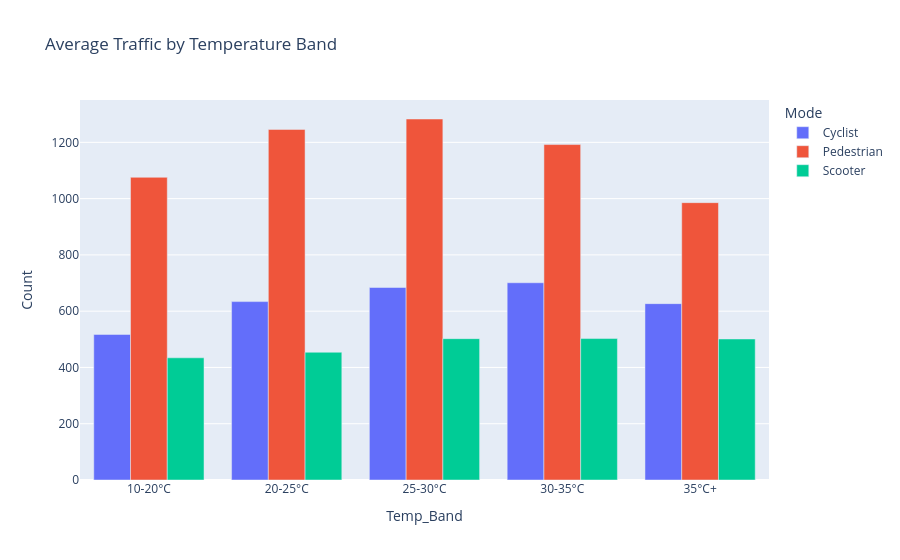

Notebook code for this chart:
### Code cell
fig = px.bar(
    temp_effect,
    x="Temp_Band",
    y="Count",
    color="Mode",
    barmode="group",
    title="Average Traffic by Temperature Band"
)

fig.show()

### Figure 1 — Plotly figure (JSON) as saved in the notebook; plotly's stock layout.template omitted (floating-point values rounded to 4 significant figures)
{"data": [{"alignmentgroup": "True", "hovertemplate": "Mode=Cyclist<br>Temp_Band=%{x}<br>Count=%{y}<extra></extra>", "legendgroup": "Cyclist", "marker": {"color": "#636efa", "pattern": {"shape": ""}}, "name": "Cyclist", "offsetgroup": "Cyclist", "orientation": "v", "showlegend": true, "textposition": "auto", "type": "bar", "x": ["10-20°C", "20-25°C", "25-30°C", "30-35°C", "35°C+"], "xaxis": "x", "y": [517.3, 634.0, 684.2, 701.0, 626.8], "yaxis": "y"}, {"alignmentgroup": "True", "hovertemplate": "Mode=Pedestrian<br>Temp_Band=%{x}<br>Count=%{y}<extra></extra>", "legendgroup": "Pedestrian", "marker": {"color": "#EF553B", "pattern": {"shape": ""}}, "name": "Pedestrian", "offsetgroup": "Pedestrian", "orientation": "v", "showlegend": true, "textposition": "auto", "type": "bar", "x": ["10-20°C", "20-25°C", "25-30°C", "30-35°C", "35°C+"], "xaxis": "x", "y": [1076.0, 1246.0, 1283.0, 1192.0, 985.7], "yaxis": "y"}, {"alignmentgroup": "True", "hovertemplate": "Mode=Scooter<br>Temp_Band=%{x}<br>Count=%{y}<extra></extra>", "legendgroup": "Scooter", "marker": {"color": "#00cc96", "pattern": {"shape": ""}}, "name": "Scooter", "offsetgroup": "Scooter", "orientation": "v", "showlegend": true, "textposition": "auto", "type": "bar", "x": ["10-20°C", "20-25°C", "25-30°C", "30-35°C", "35°C+"], "xaxis": "x", "y": [434.3, 454.1, 502.3, 502.7, 501.2], "yaxis": "y"}], "layout": {"barmode": "group", "legend": {"title": {"text": "Mode"}, "tracegroupgap": 0}, "title": {"text": "Average Traffic by Temperature Band"}, "xaxis": {"anchor": "y", "domain": [0, 1], "title": {"text": "Temp_Band"}}, "yaxis": {"anchor": "x", "domain": [0, 1], "title": {"text": "Count"}}}}
